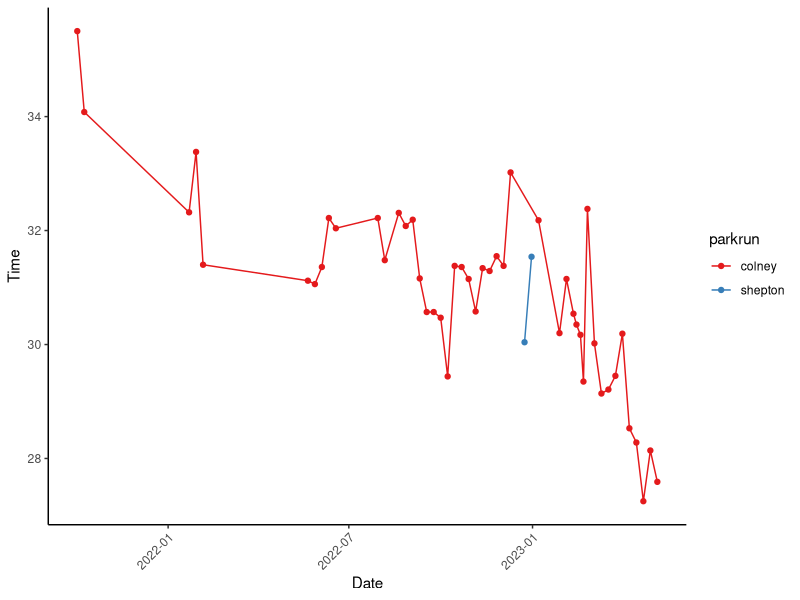
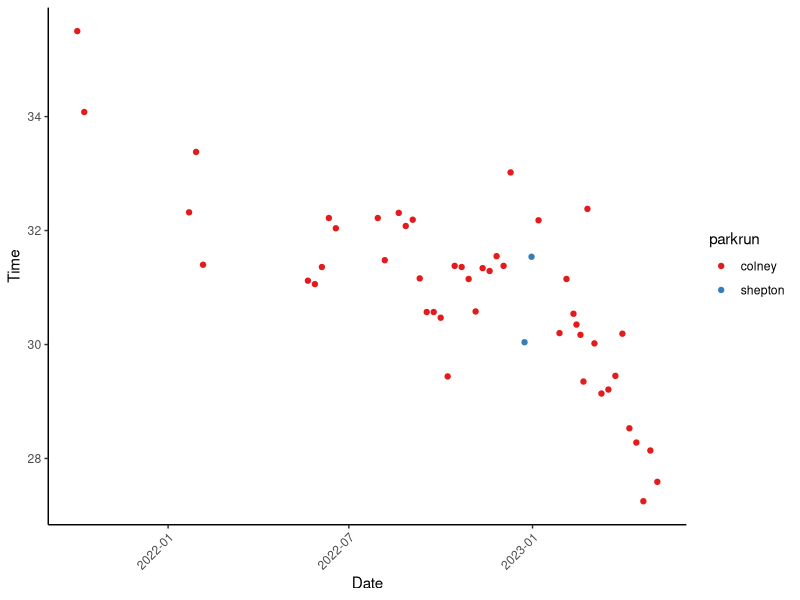

These charts were generated, in order, by the following R code:
# reading appropriate packages in 
library(readxl)
library(tidyverse)
library(RColorBrewer)

# reading the data in
parkrun_times <- read_excel("parkrun-times.xlsx", sheet = "Sheet1")



# code for line and point plot 
parkrun_plot_line <- parkrun_times %>% 
ggplot(aes(x = date, y = time, color = parkrun)) + 
  geom_point() +
  scale_color_manual(values = brewer.pal(n = 5, name = "Set1")) +
  geom_line() +
  scale_size_continuous(range = c(2, 10)) +
  labs(x = "Date", y = "Time", color = "parkrun", size = "Time") +
  theme_classic() + 
  theme(axis.text.x = element_text(angle = 45, hjust = 1))


# code for point plot 
parkrun_plot_point <- parkrun_times %>% 
  ggplot(aes(x = date, y = time, colour = parkrun)) + 
  geom_point()+
  scale_colour_manual(values = brewer.pal(n = 5, name = "Set1")) +
  scale_size_continuous(range = c(2, 10)) +
  labs(x = "Date", y = "Time", color = "parkrun", size = "Time") +
  theme_classic() + 
  theme(axis.text.x = element_text(angle = 45, hjust = 1))









